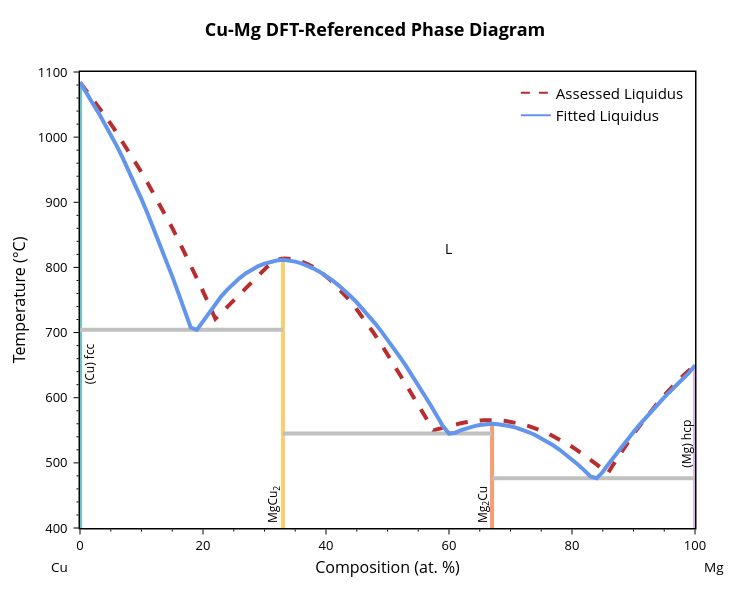
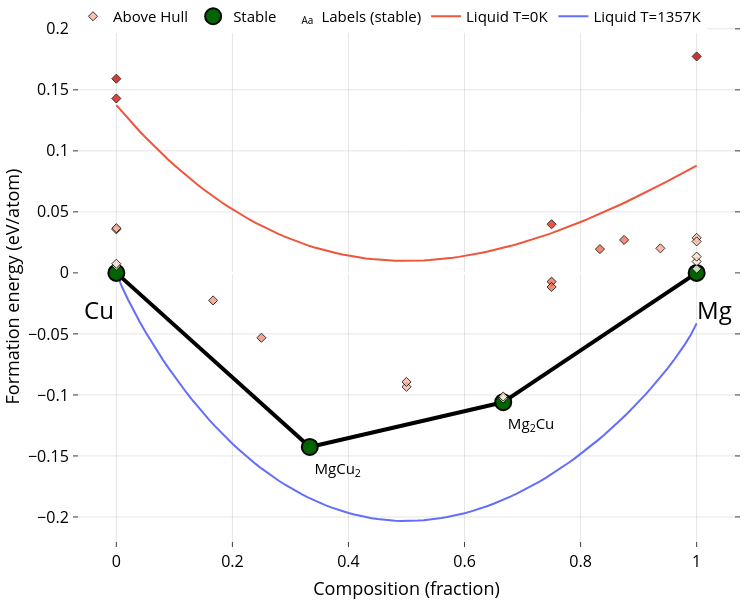

The notebook cell these images were saved under, in order:
### Markdown cell above
### `from_cache` intialization

`BinaryLiquid.from_cache()` performs the same assembly automatically: it loads the elemental constants, fetches the DFT convex hull, reads the MPDS phase diagram, and detects the invariant points for you. This approach relies on having cached MPDS phase diagram data, or an MPDS API key

We can also generate plots to display other information on the fitted parameters and resulting DFT-referenced phase diagram

### Code cell
from gliquid.binary import BinaryLiquid, BLPlotter
import matplotlib.pyplot as plt

param_format = 'comb-exp'  # options: 'linear', 'combined', 'comb-exp'

cu_mg_system = BinaryLiquid.from_cache('Cu-Mg', param_format=param_format)

# n_opts controls how many constraint combinations are explored; higher values are slower but more thorough
fit_results = cu_mg_system.fit_parameters(verbose=True, n_opts=5)
best_fit = min(fit_results, key=lambda x: x.get('mae', float('inf')), default={})

print("\n--- Cu-Mg fitting results ---")
for field, value in best_fit.items():
    print(f"  {field.upper():12s}: {value:.3f}" if isinstance(value, float) else f"  {field.upper():12s}: {value}")

cu_mg_plotter = BLPlotter(cu_mg_system)
cu_mg_plotter.show('fit+liq')   # Fitted liquidus vs. digitized experimental data
cu_mg_plotter.get_plot('pc')        # Compare the low temperature phase diagram with the DFT convex hull
plt.show()
cu_mg_plotter.show('ch+g')      # T=0K DFT convex hull with overlaid liquid G curves
cu_mg_plotter.show('nmp')       # Nelder-Mead optimization path through parameter space

### Figure 1 — Plotly figure (JSON) as saved in the notebook; plotly's stock layout.template omitted (floating-point values rounded to 4 significant figures)
{"data": [{"line": {"color": "#B82E2E", "dash": "dash", "width": 4}, "mode": "lines", "showlegend": false, "type": "scatter", "x": [0.03812, 1.448, 2.85, 4.236, 5.606, 6.96, 8.298, 9.62, 10.93, 12.22, 13.5, 14.76, 16.01, 17.24, 18.46, 19.66, 20.86, 22.01, 22.94, 23.87, 24.74, 25.57, 26.36, 27.11, 27.82, 28.49, 29.13, 29.73, 30.31, 30.86, 31.38, 31.89, 32.37, 32.83, 33.28, 34.77, 36.25, 37.71, 39.16, 40.6, 42.02, 43.44, 44.85, 46.26, 47.66, 49.06, 50.46, 51.86, 53.26, 54.66, 56.07, 57.47, 58.03, 58.61, 59.18, 59.75, 60.31, 60.86, 61.41, 61.95, 62.49, 63.02, 63.55, 64.08, 64.6, 65.12, 65.63, 66.15, 66.66, 67.94, 69.2, 70.44, 71.66, 72.85, 74.03, 75.18, 76.32, 77.44, 78.55, 79.63, 80.7, 81.76, 82.8, 83.83, 84.84, 85.81, 86.53, 87.3, 88.07, 88.85, 89.65, 90.45, 91.27, 92.1, 92.93, 93.78, 94.64, 95.5, 96.38, 97.27, 98.16, 99.06, 99.96], "y": [1084.0, 1067.0, 1049.0, 1031.0, 1012.0, 992.4, 972.4, 951.9, 930.9, 909.4, 887.4, 864.9, 841.9, 818.5, 794.6, 770.3, 745.6, 721.0, 729.8, 738.7, 747.2, 755.4, 763.2, 770.6, 777.5, 783.9, 789.8, 795.2, 799.9, 804.0, 807.4, 810.2, 812.2, 813.4, 813.9, 812.5, 808.3, 801.7, 792.8, 781.7, 768.6, 753.8, 737.5, 719.7, 700.7, 680.7, 659.9, 638.4, 616.4, 594.2, 571.8, 549.8, 551.4, 553.0, 554.6, 556.0, 557.4, 558.7, 559.9, 560.9, 561.9, 562.8, 563.5, 564.2, 564.7, 565.1, 565.4, 565.6, 565.7, 565.3, 564.2, 562.4, 559.9, 556.8, 553.1, 548.9, 544.1, 538.8, 533.1, 527.0, 520.5, 513.6, 506.4, 498.9, 491.2, 483.6, 494.8, 506.3, 517.5, 528.6, 539.5, 550.1, 560.6, 570.7, 580.7, 590.4, 599.8, 608.9, 617.8, 626.4, 634.6, 642.6, 650.1]}, {"hovertemplate": "label=fcc-Cu<br>x=%{x}<br>t=%{y}<extra></extra>", "legendgroup": "fcc-Cu", "line": {"color": "rgb(102, 197, 204)", "dash": "solid", "width": 4}, "marker": {"symbol": "circle"}, "mode": "lines", "name": "fcc-Cu", "orientation": "v", "showlegend": false, "type": "scatter", "x": [0, 0, 0, 0, 0, 0, 0, 0, 0, 0, 0, 0, 0, 0, 0, 0, 0, 0, 0, 0, 0], "xaxis": "x", "y": [1085.0, 1067.0, 1038.0, 1053.0, 926.5, 704.2, 882.5, 904.9, 1021.0, 1004.0, 859.5, 835.7, 811.3, 734.4, 707.7, 986.2, 760.6, 786.2, 947.2, 967.1, -273.1], "yaxis": "y"}, {"hovertemplate": "label=MgCu2<br>x=%{x}<br>t=%{y}<extra></extra>", "legendgroup": "MgCu2", "line": {"color": "rgb(246, 207, 113)", "dash": "solid", "width": 4}, "marker": {"symbol": "circle"}, "mode": "lines", "name": "MgCu2", "orientation": "v", "showlegend": false, "type": "scatter", "x": [33, 33, 33, 33, 33, 33, 33, 33, 33, 33, 33, 33, 33, 33, 33, 33, 33, 33, 33, 33, 33, 33, 33, 33, 33, 33, 33, 33, 33, 33, 33, 33, 33, 33, 33, 33, 33, 33, 33, 33, 33, 33, 33], "xaxis": "x", "y": [648.8, 544.9, 704.2, 676.3, 662.8, 572.8, 556.6, 634.4, 619.6, 588.8, 604.4, 766.4, 802.7, 736.0, 689.4, 701.9, 725.2, 713.8, 808.8, 717.5, 731.6, 756.0, 744.4, 764.7, 783.9, 775.7, 806.2, 808.9, 811.7, 810.8, 810.7, 791.0, 797.0, 793.1, 798.3, 787.1, 746.2, 755.8, 805.9, 802.0, 772.9, 780.3, -273.1], "yaxis": "y"}, {"hovertemplate": "label=Mg2Cu<br>x=%{x}<br>t=%{y}<extra></extra>", "legendgroup": "Mg2Cu", "line": {"color": "rgb(248, 156, 116)", "dash": "solid", "width": 4}, "marker": {"symbol": "circle"}, "mode": "lines", "name": "Mg2Cu", "orientation": "v", "showlegend": false, "type": "scatter", "x": [67, 67, 67, 67, 67, 67, 67, 67, 67, 67, 67, 67, 67, 67, 67, 67, 67, 67, 67, 67, 67, 67, 67, 67, 67, 67, 67], "xaxis": "x", "y": [542.7, 547.0, 544.9, 546.3, 556.2, 559.9, 550.6, 553.7, 558.1, 559.3, 513.0, 505.4, 476.3, 479.1, 537.9, 532.5, 520.1, 526.6, 550.2, 488.5, 497.2, 556.1, 553.5, 559.9, 558.0, 559.3, -273.1], "yaxis": "y"}, {"hovertemplate": "label=hcp-Mg<br>x=%{x}<br>t=%{y}<extra></extra>", "legendgroup": "hcp-Mg", "line": {"color": "rgb(220, 176, 242)", "dash": "solid", "width": 4}, "marker": {"symbol": "circle"}, "mode": "lines", "name": "hcp-Mg", "orientation": "v", "showlegend": false, "type": "scatter", "x": [100, 100, 100, 100, 100, 100, 100, 100, 100, 100, 100, 100, 100, 100, 100, 100, 100, 100], "xaxis": "x", "y": [649.9, 638.0, 619.6, 628.8, 580.2, 610.1, 558.7, 569.6, 590.4, 600.4, 547.4, 485.9, 476.3, 511.6, 498.9, 523.9, 535.8, -273.1], "yaxis": "y"}, {"hovertemplate": "x=%{x}<br>y=%{y}<extra></extra>", "legendgroup": "", "line": {"color": "Silver", "dash": "solid", "width": 4}, "marker": {"symbol": "circle"}, "mode": "lines", "name": "", "orientation": "v", "showlegend": false, "type": "scatter", "x": [33, 67], "xaxis": "x", "y": [544.9, 544.9], "yaxis": "y"}, {"hovertemplate": "x=%{x}<br>y=%{y}<extra></extra>", "legendgroup": "", "line": {"color": "Silver", "dash": "solid", "width": 4}, "marker": {"symbol": "circle"}, "mode": "lines", "name": "", "orientation": "v", "showlegend": false, "type": "scatter", "x": [0, 33], "xaxis": "x", "y": [704.2, 704.2], "yaxis": "y"}, {"hovertemplate": "x=%{x}<br>y=%{y}<extra></extra>", "legendgroup": "", "line": {"color": "Silver", "dash": "solid", "width": 4}, "marker": {"symbol": "circle"}, "mode": "lines", "name": "", "orientation": "v", "showlegend": false, "type": "scatter", "x": [67, 100], "xaxis": "x", "y": [476.3, 476.3], "yaxis": "y"}, {"hovertemplate": "label=L<br>x=%{x}<br>t=%{y}<extra></extra>", "legendgroup": "L", "line": {"color": "cornflowerblue", "dash": "solid", "width": 4}, "marker": {"symbol": "circle"}, "mode": "lines", "name": "L", "orientation": "v", "showlegend": false, "type": "scatter", "x": [0, 1, 2, 3, 4, 5, 6, 7.0, 8, 9, 10, 11, 12, 13, 14.0, 15, 16, 17, 18, 19, 20, 21, 22, 23, 24, 25, 26, 27, 28.0, 29.0, 30, 31, 32, 33, 34, 35, 36, 37, 38, 39, 40, 41, 42, 43, 44, 45, 46, 47, 48, 49, 50, 51, 52, 53, 54, 55.0, 56.0, 57.0, 58.0, 59, 60, 61, 62, 63, 64, 65, 66, 67, 68, 69, 70, 71, 72, 73, 74, 75, 76, 77, 78, 79, 80, 81, 82, 83, 84, 85, 86, 87, 88, 89, 90, 91, 92, 93, 94, 95, 96, 97, 98, 99, 100], "xaxis": "x", "y": [1085.0, 1067.0, 1053.0, 1038.0, 1021.0, 1004.0, 986.2, 967.1, 947.2, 926.5, 904.9, 882.5, 859.5, 835.7, 811.3, 786.2, 760.6, 734.4, 707.7, 704.2, 717.5, 731.6, 744.4, 756.0, 766.4, 775.7, 783.9, 791.0, 797.0, 802.0, 805.9, 808.8, 810.7, 811.7, 810.8, 808.9, 806.2, 802.7, 798.3, 793.1, 787.1, 780.3, 772.9, 764.7, 755.8, 746.2, 736.0, 725.2, 713.8, 701.9, 689.4, 676.3, 662.8, 648.8, 634.4, 619.6, 604.4, 588.8, 572.8, 556.6, 544.9, 546.3, 550.2, 553.5, 556.1, 558.0, 559.3, 559.9, 559.3, 558.1, 556.2, 553.7, 550.6, 547.0, 542.7, 537.9, 532.5, 526.6, 520.1, 513.0, 505.4, 497.2, 488.5, 479.1, 476.3, 485.9, 498.9, 511.6, 523.9, 535.8, 547.4, 558.7, 569.6, 580.2, 590.4, 600.4, 610.1, 619.6, 628.8, 638.0, 649.9], "yaxis": "y"}, {"line": {"color": "#B82E2E", "dash": "dash"}, "mode": "lines", "name": "Assessed Liquidus", "showlegend": true, "type": "scatter", "x": [null], "y": [null]}, {"marker": {"color": "cornflowerblue"}, "mode": "lines", "name": "Fitted Liquidus", "showlegend": true, "type": "scatter", "x": [null], "y": [null]}], "layout": {"annotations": [{"font": {"color": "black", "size": 12}, "showarrow": false, "text": "(Cu) fcc", "textangle": -90, "x": 1.5, "xanchor": "center", "y": 651.6, "yanchor": "middle"}, {"font": {"color": "black", "size": 12}, "showarrow": false, "text": "(Mg) hcp", "textangle": -90, "x": 98.5, "xanchor": "center", "y": 528.9, "yanchor": "middle"}, {"font": {"color": "black", "size": 12}, "showarrow": false, "text": "MgCu<sub>2</sub>", "textangle": -90, "x": 31.5, "xanchor": "center", "y": 436.5, "yanchor": "middle"}, {"font": {"color": "black", "size": 12}, "showarrow": false, "text": "Mg<sub>2</sub>Cu", "textangle": -90, "x": 65.5, "xanchor": "center", "y": 436.5, "yanchor": "middle"}, {"font": {"color": "black", "size": 14}, "showarrow": false, "text": "L", "x": 59.98, "y": 828.3}, {"font": {"color": "black", "size": 13.5}, "showarrow": false, "text": "Cu", "x": -0.05, "xanchor": "left", "xref": "paper", "y": -0.086, "yanchor": "middle", "yref": "paper"}, {"font": {"color": "black", "size": 13.5}, "showarrow": false, "text": "Mg", "x": 1.05, "xanchor": "right", "xref": "paper", "y": -0.086, "yanchor": "middle", "yref": "paper"}], "font": {"color": "black", "size": 13}, "height": 600, "legend": {"font": {"size": 15}, "x": 0.99, "xanchor": "right", "y": 0.99, "yanchor": "top"}, "margin": {"b": 72, "r": 55, "t": 72}, "plot_bgcolor": "white", "showlegend": true, "title": {"font": {"color": "black", "size": 18}, "text": "<b>Cu-Mg DFT-Referenced Phase Diagram</b>", "x": 0.5, "xanchor": "center", "yanchor": "bottom"}, "width": 750, "xaxis": {"linecolor": "black", "linewidth": 1.5, "minor": {"nticks": 5, "tickcolor": "black", "ticklen": 2, "ticks": "outside", "tickwidth": 1}, "mirror": true, "range": [0, 100], "showline": true, "tickcolor": "black", "tickformat": ".0f", "ticklen": 5, "ticks": "outside", "tickwidth": 1, "title": {"font": {"size": 16}, "standoff": 8, "text": "Composition (at. %)"}}, "yaxis": {"linecolor": "black", "linewidth": 1.5, "minor": {"nticks": 5, "tickcolor": "black", "ticklen": 2, "ticks": "outside", "tickwidth": 1}, "mirror": true, "range": [400, 1100], "showline": true, "tickcolor": "black", "ticklen": 5, "ticks": "outside", "ticksuffix": " ", "tickwidth": 1, "title": {"font": {"size": 16}, "standoff": 8, "text": "Temperature (°C)"}}}}

### Figure 2 — Plotly figure (JSON) as saved in the notebook; plotly's stock layout.template omitted (floating-point values rounded to 4 significant figures)
{"data": [{"mode": "lines", "name": "Liquid T=1357K", "type": "scatter", "x": [0, 0.01, 0.02, 0.03, 0.04, 0.05, 0.06, 0.07, 0.08, 0.09, 0.1, 0.11, 0.12, 0.13, 0.14, 0.15, 0.16, 0.17, 0.18, 0.19, 0.2, 0.21, 0.22, 0.23, 0.24, 0.25, 0.26, 0.27, 0.28, 0.29, 0.3, 0.31, 0.32, 0.33, 0.34, 0.35, 0.36, 0.37, 0.38, 0.39, 0.4, 0.41, 0.42, 0.43, 0.44, 0.45, 0.46, 0.47, 0.48, 0.49, 0.5, 0.51, 0.52, 0.53, 0.54, 0.55, 0.56, 0.57, 0.58, 0.59, 0.6, 0.61, 0.62, 0.63, 0.64, 0.65, 0.66, 0.67, 0.68, 0.69, 0.7, 0.71, 0.72, 0.73, 0.74, 0.75, 0.76, 0.77, 0.78, 0.79, 0.8, 0.81, 0.82, 0.83, 0.84, 0.85, 0.86, 0.87, 0.88, 0.89, 0.9, 0.91, 0.92, 0.93, 0.94, 0.95, 0.96, 0.97, 0.98, 0.99, 1], "y": [-1.885e-17, -0.01181, -0.02186, -0.03115, -0.0399, -0.04822, -0.05616, -0.06377, -0.07107, -0.07809, -0.08484, -0.09134, -0.0976, -0.1036, -0.1094, -0.115, -0.1204, -0.1256, -0.1306, -0.1354, -0.14, -0.1444, -0.1486, -0.1527, -0.1565, -0.1602, -0.1638, -0.1671, -0.1704, -0.1734, -0.1763, -0.179, -0.1816, -0.184, -0.1863, -0.1884, -0.1904, -0.1922, -0.1939, -0.1954, -0.1968, -0.1981, -0.1992, -0.2002, -0.201, -0.2017, -0.2023, -0.2027, -0.203, -0.2032, -0.2033, -0.2032, -0.203, -0.2027, -0.2022, -0.2016, -0.2009, -0.2001, -0.1992, -0.1981, -0.1969, -0.1956, -0.1942, -0.1926, -0.191, -0.1892, -0.1873, -0.1853, -0.1832, -0.1809, -0.1785, -0.1761, -0.1735, -0.1708, -0.1679, -0.165, -0.1619, -0.1587, -0.1554, -0.152, -0.1484, -0.1448, -0.141, -0.1371, -0.133, -0.1288, -0.1245, -0.12, -0.1154, -0.1106, -0.1057, -0.1006, -0.09532, -0.08984, -0.08414, -0.0782, -0.07197, -0.06541, -0.0584, -0.05073, -0.0414]}, {"mode": "lines", "name": "Liquid T=0K", "type": "scatter", "x": [0, 0.01, 0.02, 0.03, 0.04, 0.05, 0.06, 0.07, 0.08, 0.09, 0.1, 0.11, 0.12, 0.13, 0.14, 0.15, 0.16, 0.17, 0.18, 0.19, 0.2, 0.21, 0.22, 0.23, 0.24, 0.25, 0.26, 0.27, 0.28, 0.29, 0.3, 0.31, 0.32, 0.33, 0.34, 0.35, 0.36, 0.37, 0.38, 0.39, 0.4, 0.41, 0.42, 0.43, 0.44, 0.45, 0.46, 0.47, 0.48, 0.49, 0.5, 0.51, 0.52, 0.53, 0.54, 0.55, 0.56, 0.57, 0.58, 0.59, 0.6, 0.61, 0.62, 0.63, 0.64, 0.65, 0.66, 0.67, 0.68, 0.69, 0.7, 0.71, 0.72, 0.73, 0.74, 0.75, 0.76, 0.77, 0.78, 0.79, 0.8, 0.81, 0.82, 0.83, 0.84, 0.85, 0.86, 0.87, 0.88, 0.89, 0.9, 0.91, 0.92, 0.93, 0.94, 0.95, 0.96, 0.97, 0.98, 0.99, 1], "y": [0.1374, 0.1319, 0.1265, 0.1212, 0.1161, 0.1111, 0.1063, 0.1015, 0.09696, 0.09252, 0.0882, 0.08402, 0.07996, 0.07604, 0.07224, 0.06856, 0.06501, 0.06159, 0.05828, 0.0551, 0.05204, 0.04909, 0.04627, 0.04356, 0.04096, 0.03848, 0.03611, 0.03385, 0.0317, 0.02966, 0.02773, 0.02591, 0.02419, 0.02257, 0.02106, 0.01965, 0.01834, 0.01712, 0.01601, 0.01499, 0.01407, 0.01325, 0.01251, 0.01187, 0.01132, 0.01086, 0.01048, 0.0102, 0.009996, 0.00988, 0.009848, 0.009898, 0.01003, 0.01024, 0.01053, 0.0109, 0.01134, 0.01186, 0.01245, 0.01311, 0.01385, 0.01465, 0.01553, 0.01647, 0.01748, 0.01855, 0.01969, 0.02089, 0.02216, 0.02348, 0.02486, 0.0263, 0.0278, 0.02935, 0.03096, 0.03262, 0.03434, 0.0361, 0.03791, 0.03977, 0.04168, 0.04364, 0.04564, 0.04768, 0.04976, 0.05189, 0.05406, 0.05626, 0.0585, 0.06078, 0.06309, 0.06544, 0.06782, 0.07023, 0.07267, 0.07514, 0.07764, 0.08017, 0.08272, 0.08529, 0.08789]}, {"hoverinfo": "none", "line": {"color": "black", "width": 4}, "mode": "lines", "showlegend": false, "type": "scatter", "x": [0.3333, 0, null, 0.6667, 1, null, 0.3333, 0.6667, null], "y": [-0.1426, 0, null, -0.106, 0, null, -0.1426, -0.106, null]}, {"hoverinfo": "skip", "mode": "text", "name": "Labels (stable)", "opacity": 1, "showlegend": true, "text": ["MgCu<sub>2</sub>", "Mg<sub>2</sub>Cu"], "textposition": ["bottom right", "bottom right"], "type": "scatter", "visible": true, "x": [0.3413, 0.6747], "y": [-0.1556, -0.119]}, {"error_y": {"array": [0, 0, 0, 0], "color": "gray", "thickness": 2.5, "type": "data", "width": 5}, "hoverinfo": "text", "hoverlabel": {"font": {"size": 14}}, "hovertext": ["MgCu<sub>2</sub> (mp-1038-GGA) <br>  Formation energy: -0.143 eV/atom <br>  (Stable)", "Cu (mp-30-GGA) <br>  Formation energy: 0.0 eV/atom <br>  (Stable)", "Mg<sub>2</sub>Cu (mp-2481-GGA) <br>  Formation energy: -0.106 eV/atom <br>  (Stable)", "Mg (mp-1056702-GGA) <br>  Formation energy: 0.0 eV/atom <br>  (Stable)"], "marker": {"color": "darkgreen", "line": {"color": "black", "width": 2}, "size": 16}, "mode": "markers", "name": "Stable", "opacity": 0.99, "showlegend": true, "type": "scatter", "x": [0.3333, 0, 0.6667, 1], "y": [-0.1426, 0, -0.106, 0]}, {"hoverinfo": "text", "hoverlabel": {"font": {"size": 14}}, "hovertext": ["Cu (mp-1010136-GGA) <br>  Formation energy: 0.036 eV/atom <br>  Energy Above Hull: (+0.036 eV/atom)", "Cu (mp-1120774-GGA) <br>  Formation energy: 0.159 eV/atom <br>  Energy Above Hull: (+0.159 eV/atom)", "Cu (mp-989695-GGA) <br>  Formation energy: 0.006 eV/atom <br>  Energy Above Hull: (+0.006 eV/atom)", "Cu (mp-989782-GGA) <br>  Formation energy: 0.007 eV/atom <br>  Energy Above Hull: (+0.007 eV/atom)", "Cu (mp-998890-GGA) <br>  Formation energy: 0.037 eV/atom <br>  Energy Above Hull: (+0.037 eV/atom)", "Cu (mp-1059259-GGA) <br>  Formation energy: 0.143 eV/atom <br>  Energy Above Hull: (+0.143 eV/atom)", "Mg (mp-1056351-GGA) <br>  Formation energy: 0.029 eV/atom <br>  Energy Above Hull: (+0.029 eV/atom)", "Mg (mp-1094122-GGA) <br>  Formation energy: 0.003 eV/atom <br>  Energy Above Hull: (+0.003 eV/atom)", "Mg (mp-153-GGA) <br>  Formation energy: 0.009 eV/atom <br>  Energy Above Hull: (+0.009 eV/atom)", "Mg (mp-973364-GGA) <br>  Formation energy: 0.013 eV/atom <br>  Energy Above Hull: (+0.013 eV/atom)", "Mg (mp-110-GGA) <br>  Formation energy: 0.026 eV/atom <br>  Energy Above Hull: (+0.026 eV/atom)", "Mg (mp-1247180-GGA) <br>  Formation energy: 0.177 eV/atom <br>  Energy Above Hull: (+0.177 eV/atom)", "MgCu (mp-2672345-GGA) <br>  Formation energy: -0.093 eV/atom <br>  Energy Above Hull: (+0.031 eV/atom)", "MgCu (mp-972916-GGA) <br>  Formation energy: -0.089 eV/atom <br>  Energy Above Hull: (+0.035 eV/atom)", "MgCu<sub>3</sub> (mp-1185856-GGA) <br>  Formation energy: -0.053 eV/atom <br>  Energy Above Hull: (+0.054 eV/atom)", "MgCu<sub>5</sub> (mp-1185860-GGA) <br>  Formation energy: -0.023 eV/atom <br>  Energy Above Hull: (+0.049 eV/atom)", "Mg<sub>2</sub>Cu (mp-1052023-GGA) <br>  Formation energy: -0.103 eV/atom <br>  Energy Above Hull: (+0.003 eV/atom)", "Mg<sub>2</sub>Cu (mp-865014-GGA) <br>  Formation energy: -0.101 eV/atom <br>  Energy Above Hull: (+0.005 eV/atom)", "Mg<sub>3</sub>Cu (mp-1016224-GGA) <br>  Formation energy: 0.04 eV/atom <br>  Energy Above Hull: (+0.119 eV/atom)", "Mg<sub>3</sub>Cu (mp-978279-GGA) <br>  Formation energy: -0.007 eV/atom <br>  Energy Above Hull: (+0.072 eV/atom)", "Mg<sub>3</sub>Cu (mp-2479851-GGA) <br>  Formation energy: -0.012 eV/atom <br>  Energy Above Hull: (+0.068 eV/atom)", "Mg<sub>5</sub>Cu (mp-1185803-GGA) <br>  Formation energy: 0.019 eV/atom <br>  Energy Above Hull: (+0.072 eV/atom)", "Mg<sub>7</sub>Cu (mp-1016285-GGA) <br>  Formation energy: 0.027 eV/atom <br>  Energy Above Hull: (+0.067 eV/atom)", "Mg<sub>15</sub>Cu (mp-1023610-GGA) <br>  Formation energy: 0.02 eV/atom <br>  Energy Above Hull: (+0.04 eV/atom)"], "marker": {"color": [0.036, 0.159, 0.006, 0.007, 0.037, 0.143, 0.029, 0.003, 0.009, 0.013, 0.026, 0.177, 0.031, 0.035, 0.054, 0.049, 0.003, 0.005, 0.119, 0.072, 0.068, 0.072, 0.067, 0.04], "colorscale": [[0, "#fff5e3"], [0.5, "#f24324"], [1, "#c40000"]], "line": {"color": "black", "width": 1}, "opacity": 0.8, "size": 7, "symbol": "diamond"}, "mode": "markers", "name": "Above Hull", "showlegend": true, "type": "scatter", "x": [0, 0, 0, 0, 0, 0, 1, 1, 1, 1, 1, 1, 0.5, 0.5, 0.25, 0.1667, 0.6667, 0.6667, 0.75, 0.75, 0.75, 0.8333, 0.875, 0.9375], "y": [0.03571, 0.1591, 0.005766, 0.007492, 0.03664, 0.1429, 0.02872, 0.003384, 0.009279, 0.01333, 0.0258, 0.1774, -0.09334, -0.08933, -0.05318, -0.02256, -0.1029, -0.1013, 0.03988, -0.007182, -0.01155, 0.01948, 0.027, 0.02011]}], "layout": {"annotations": [{"align": "center", "font": {"color": "#000000", "size": 24}, "opacity": 1, "showarrow": false, "text": "Cu", "x": -0.03, "xref": "x", "y": -0.03, "yref": "y"}, {"align": "center", "font": {"color": "#000000", "size": 24}, "opacity": 1, "showarrow": false, "text": "Mg", "x": 1.03, "xref": "x", "y": -0.03, "yref": "y"}], "autosize": true, "coloraxis": {"colorbar": {"x": 1, "y": 0.05, "yanchor": "top"}}, "font": {"color": "black", "size": 15}, "height": 600, "hovermode": "closest", "legend": {"orientation": "h", "tracegroupgap": 7, "traceorder": "reversed", "x": 0, "xanchor": "left", "y": 1.05}, "margin": {"b": 10, "l": 10, "pad": 0, "r": 10, "t": 0}, "paper_bgcolor": "white", "plot_bgcolor": "white", "showlegend": true, "width": 750, "xaxis": {"anchor": "y", "gridcolor": "rgba(0,0,0,0.1)", "mirror": "ticks", "nticks": 8, "showgrid": true, "showline": true, "side": "bottom", "tickfont": {"color": "black", "size": 16}, "ticks": "inside", "title": {"font": {"color": "#000000", "size": 18}, "text": "Composition (fraction)"}, "type": "linear", "zeroline": false}, "yaxis": {"anchor": "x", "gridcolor": "rgba(0,0,0,0.1)", "mirror": "ticks", "showgrid": true, "showline": true, "side": "left", "tickfont": {"color": "black", "size": 16}, "ticks": "inside", "title": {"font": {"color": "#000000", "size": 18}, "text": "Formation energy (eV/atom)"}, "type": "linear"}}}
